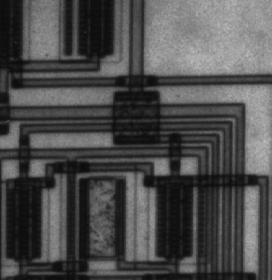
#> input picture Lab 5/Lab_Edge_Detection_STD/circuit.tif, 272 x 280 px
$ jupyter execute Lab_Edge_Detection_STD.ipynb   (shell and % lines are left out)
#> lines starting #> are read from the running program, lines starting #| are printed output that depends on the picture; after the words box and inside, x2 and y2 are one past the last pixel; in counts of white or black regions, pixels touching at a corner belong together
### Lab 5/Lab_Edge_Detection_STD/commonfunctions.py


import skimage.io as io
import matplotlib.pyplot as plt
import numpy as np
from skimage.exposure import histogram
from matplotlib.pyplot import bar
from skimage.color import rgb2gray,rgb2hsv, rgba2rgb

# Convolution:
from scipy.signal import convolve2d
from scipy import fftpack
import math

from skimage.util import random_noise
from skimage.filters import median, gaussian
from skimage.feature import canny


# Edges
from skimage.filters import sobel_h, sobel, sobel_v,roberts, prewitt

# Show the figures / plots inside the notebook
def show_images(images,titles=None):
    #This function is used to show image(s) with titles by sending an array of images and an array of associated titles.
    # images[0] will be drawn with the title titles[0] if exists
    # You aren't required to understand this function, use it as-is.
    n_ims = len(images)
    if titles is None: titles = ['(%d)' % i for i in range(1,n_ims + 1)]
    fig = plt.figure()
    n = 1
    for image,title in zip(images,titles):
        a = fig.add_subplot(1,n_ims,n)
        if image.ndim == 2:
            plt.gray()
        plt.imshow(image)
        a.set_title(title)
        n += 1
    fig.set_size_inches(np.array(fig.get_size_inches()) * n_ims)
    plt.show()


# [6 lines left out: function showHist, not called in this run]

### Lab 5/Lab_Edge_Detection_STD/Lab_Edge_Detection_STD.ipynb
# Lab 4 - part2
### Edge Detection

https://github.com/scikit-image/scikit-image/blob/master/skimage/filters/edges.py

http://scikit-image.org/docs/0.11.x/auto_examples/plot_edge_filter.html

http://scikit-image.org/docs/dev/auto_examples/edges/plot_canny.html

[cell 1]
from commonfunctions import *
import scipy.ndimage as nd

[cell 2]
'''
1. Built-in Sobel, Prewill, Roberts, Canny
2. Custom Sobel (V-H-Both)
3. Custom LoG
'''

[cell 3]
# 1. Built-in Sobel, Prewill, Roberts, Canny

img = rgb2gray(io.imread('circuit.tif'))
#> img is the input picture: shape (280, 272); min 12, max 191, mean 76.3

imgRobert = roberts(img)
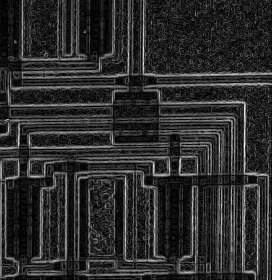
#> imgRobert: shape (280, 272) float64; min 0, max 0.208, mean 0.0363; drawn with min black and max white

imgPrewitt = prewitt(img)
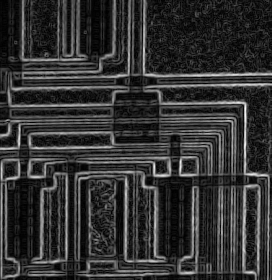
#> imgPrewitt: shape (280, 272) float64; min 0, max 0.224, mean 0.0444; drawn with min black and max white

imgSobelH = sobel_h(img)
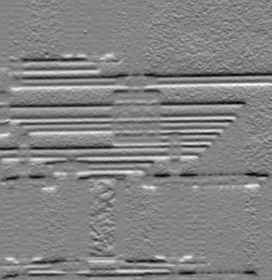
#> imgSobelH: shape (280, 272) float64; min -0.287, max 0.268, mean -0.00183; drawn with min black and max white

imgSobelV = sobel_v(img)
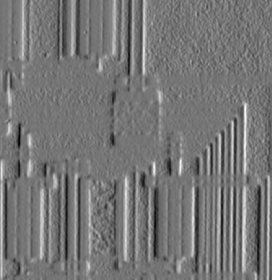
#> imgSobelV: shape (280, 272) float64; min -0.272, max 0.318, mean 0.00226; drawn with min black and max white

imgSobel = sobel(img)

imgCanny = canny(img, sigma=2)
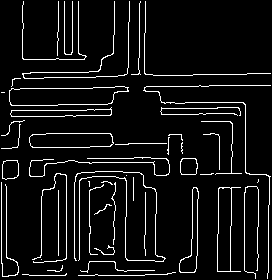
#> imgCanny: shape (280, 272) bool; 7% white in thin lines or dots


show_images([img, imgRobert, imgPrewitt], ["Original", "Robert", "Prewitt"])
#> in show_images, `n_ims = len(images)`: n_ims = 3
#> the loop in show_images, `for image,title in zip(images,titles):` made 3 passes
#> title on passes 1 to 3: 'Original', 'Robert', 'Prewitt'
#> after the loop in show_images, `for image,title in zip(images,titles):`: n = 4

show_images([imgSobelH, imgSobelV, imgSobel, imgCanny], ["Sobel_h", "Sobel_v", "Sobel", "Canny"])
#> the loop in show_images (call 2), `for image,title in zip(images,titles):` made 4 passes

[cell 4]
# 2. Custom Sobel (V-H-Both)

hx = [[-1, -2, -1],
      [0, 0, 0],
      [1, 2, 1]]
hy = [[-1, 0, 1],
      [-2, 0, 2],
      [-1, 0, 1]]
imgSobelH = convolve2d(img, hx)
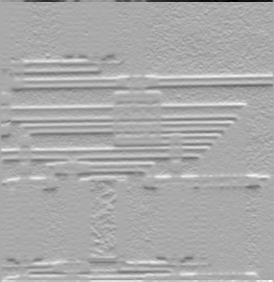
#> imgSobelH: shape (282, 274) int64; min -681, max 340, mean 0; drawn with min black and max white
imgSobelV = convolve2d(img, hy)
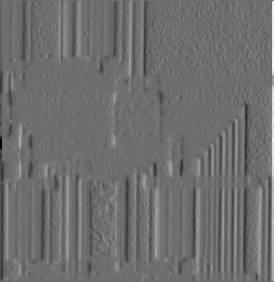
#> imgSobelV: shape (282, 274) int64; min -523, max 681, mean 0; drawn with min black and max white
imgSobel = np.sqrt(np.square(imgSobelH) + np.square(imgSobelV))
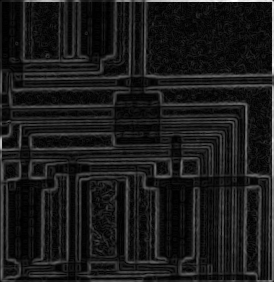
#> imgSobel: shape (282, 274) float64; min 0, max 681, mean 71.1; drawn with min black and max white
imgSobel *= (255.0 / imgSobel.max())
imgSobel[imgSobel < 20] = 0;
show_images([img, imgSobelH, imgSobelV, imgSobel], ["Original", "Horizontal Sobel", "Vertical Sobel", "Sobel"])

[cell 5]
# 3. Custom LoG
thres= 0.015

f1 = [[-1, -1, -1],
      [-1, 8, -1],
      [-1, -1, -1]]
f2 = [[0, 1, 0],
      [1, -4, 1],
      [0, 1, 0]]
imgGaussian = gaussian(img, sigma=1.1, mode="nearest", preserve_range=False, truncate=4)
imgLoGF1 = convolve2d(imgGaussian, f1)
imgLoGF2 = convolve2d(imgGaussian, f2)
imgLoGF1 = imgLoGF1 > thres;
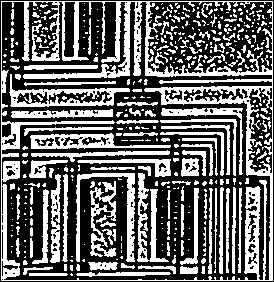
#> imgLoGF1: shape (282, 274) bool; 39.6% white; 439 white regions (317 under 20 px), largest, box (x1, y1, x2, y2) and area: (1, 1, 273, 281) 11052, (9, 74, 130, 107) 1184, (76, 173, 135, 262) 1112
imgLoGF2 = imgLoGF2 > thres;
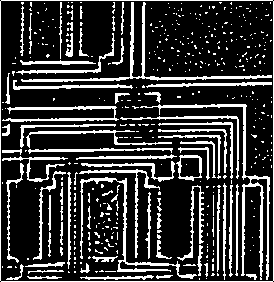
#> imgLoGF2: shape (282, 274) bool; 21.2% white in thin lines or dots
show_images([img, imgGaussian, imgLoGF1, imgLoGF2], ["Original", "Gaussian", "LoG F1", "LoG F2"])
